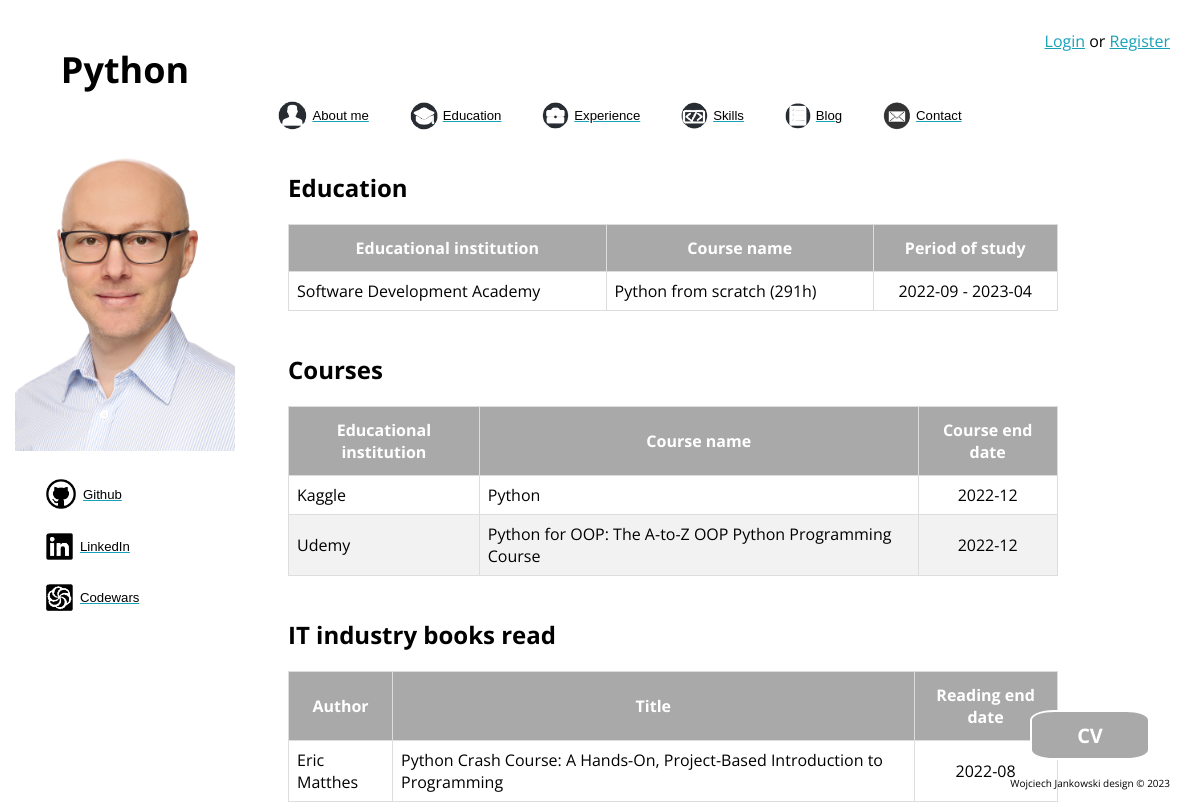
The page /about/skills/python on the database its author committed.
### aboutme/models.py (models this page shows)
class Education(models.Model):
    school_name = models.CharField(max_length=50)
    course_name = models.CharField(max_length=100)
    competences = models.TextField(blank=True)
    start_date = models.DateField()
    end_date = models.DateField(blank=True)
    degree = models.CharField(max_length=30, blank=True,)
    class Meta:
        verbose_name = "School"
        verbose_name_plural = "Schools"
        ordering = ['-end_date']

class Course(models.Model):
    school_name = models.CharField(max_length=50)
    course_name = models.CharField(max_length=100)
    end_date = models.DateField(null=True, blank=True)
    competences = models.CharField(max_length=200)
    certificate_link = models.CharField(max_length=100, blank=True)
    class Meta:
        verbose_name = "Course"
        verbose_name_plural = "Courses"
        ordering = ['-pk']

class Book(models.Model):
    author_name = models.CharField(max_length=50)
    title = models.CharField(max_length=100)
    end_date = models.DateField()
    competences = models.CharField(max_length=200)
    class Meta:
        verbose_name = "Book"
        verbose_name_plural = "Books"
        ordering = ['-end_date']

### aboutme/views.py (the view)
# urls.py: path('skills/python', views.python, name="python"),
def python(request):
    education = Education.objects.filter(competences__icontains="python")
    courses = Course.objects.filter(competences__icontains="python")
    books = Book.objects.filter(competences__icontains="python")
    ctx = {"education": education,
           "courses": courses,
           "books": books,
           "skill": "Python",
           'site_name': "Python",
           }
    return render(request=request, template_name="aboutme/from_where_skills.html", context=ctx)

### aboutme/templates/aboutme/from_where_skills.html
{% extends "aboutme/base.html" %}
{% load static %}
{% block main_content %}
<div class="container">
    {% if education.all %}
    <h2>Education</h2>
    <table id="data">
        <thead>
            <tr>
                <th>Educational institution</th>
                <th>Course name</th>
                <th>Period of study</th>
            </tr>
        </thead>
        <tbody>
            {% for edu in education %}
            <tr>
                <td>{{ edu.school_name }}</td>
                <td>{{ edu.course_name }}</td>
                <td style="text-align: center;">{{ edu.start_date|date:"Y-m" }} - {{ edu.end_date|date:"Y-m" }}</td>
            </tr>
            {% endfor %}
        </tbody>
    </table>
    {% endif %}
    <br>
    {% if courses.all %}
    <h2>Courses</h2>
    <table id="data">
        <thead>
            <tr>
                <th>Educational institution</th>
                <th>Course name</th>
                <th>Course end date</th>
            </tr>
        </thead>
        <tbody>
            {% for course in courses %}
            <tr>
                <td>{{ course.school_name }}</td>
                <td>{{ course.course_name }}</td>
                <td style="text-align: center;">{{ course.end_date|date:"Y-m" }}</td>
            </tr>
            {% endfor %}
        </tbody>
    </table>
    {% endif %}
    <br>
    {% if books.all %}
    <h2>IT industry books read</h2>
    <table id="data">
        <thead>
            <tr>
                <th>Author</th>
                <th>Title</th>
                <th>Reading end date</th>
            </tr>
        </thead>
        <tbody>
            {% for book in books %}
            <tr>
                <td>{{ book.author_name }}</td>
                <td>{{ book.title }}</td>
                <td style="text-align: center;">{{ book.end_date|date:"Y-m" }}</td>
            </tr>
            {% endfor %}
        </tbody>
    </table>
    {% endif %}
</div>
<a href="{% static 'aboutme/files/cv.pdf' %}"><button class="button">CV</button></a>
{% endblock %}

### aboutme/static/aboutme/css/style.css (style rules this page uses)
html { font-family: 'Open Sans', sans-serif; }
body { background-size: 100% 100%; background-repeat: no-repeat; background-position: top; background-attachment: fixed; }
.button { position: fixed; bottom: 50px; right: 50px; background-color: darkgrey; border: 2px solid white; border-radius: 20%; width: 120px; height: 50px; font-size: 20px; color: white; font-weight: bold; cursor: pointer; transition: all 0.25s; font-family: 'Open Sans', sans-serif; }
.container { width: 65%; height: auto; margin-left:280px; margin-top:40px; }
#data { border-collapse: collapse; width: 100%; border-radius: 10%; }
#data td, #data th { border: 1px solid #ddd; padding: 8px; }
#data tr:nth-child(even) { background-color: #f2f2f2; }
#data th { padding-top: 12px; padding-bottom: 12px; text-align: center; background-color: darkgrey; color: white; }
a { color: #17a2b8; }

### rows shown on the page
Education: school_name "Software Development Academy", course_name "Python from scratch (291h)", start_date "2022-09", end_date "2023-04"
Course: school_name "Kaggle", course_name "Python", end_date "2022-12"
Course: school_name "Udemy", course_name "Python for OOP: The A-to-Z OOP Python Programming Course", end_date "2022-12"
Book: author_name "Eric Matthes", title "Python Crash Course: A Hands-On, Project-Based Introduction to Programming", end_date "2022-08"

### other values the page prints
{{ site_name }} "Python"
